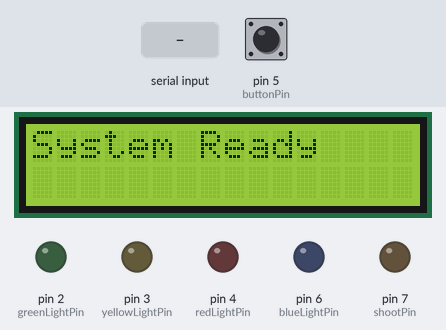
The sketch below on a simulated Arduino Uno, built with avr-gcc and run on an emulated ATmega328P. On the bench: 16×2 character LCD, output pins drawn as LEDs (lit = HIGH). The inputs (shaded band) are chosen by the test bench; at power-on: pin 5 (buttonPin) HIGH. What the sketch prints to the serial monitor is not drawn.

Above: at 0.1 s.
3.3 s: "idle\n" received over Serial
At 3.6 s:
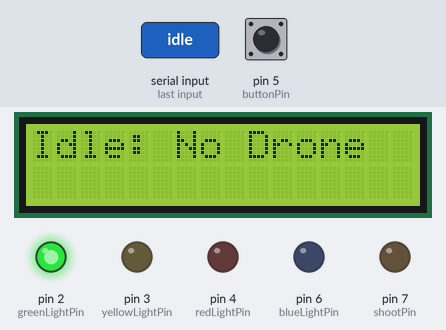
4.8 s: "tracking\n" received over Serial
At 6.0 s:
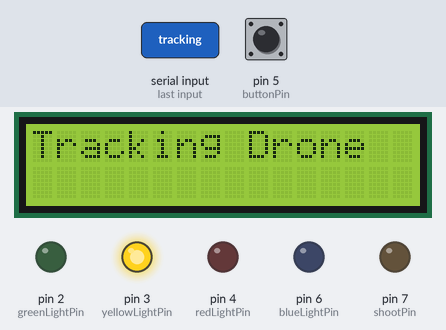
6.3 s: "fire_tracking\n" received over Serial
At 7.1 s:
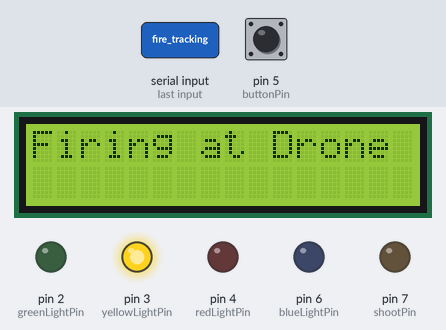
7.8 s: pin 5 (buttonPin) pulled LOW for 0.15 s
At 8.1 s:
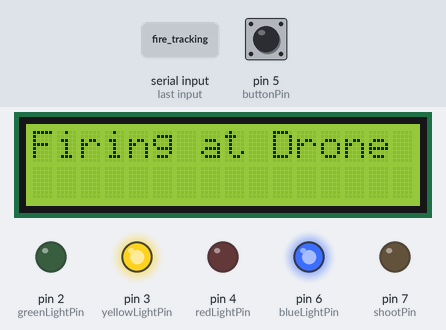
9.4 s: "fire_tracking\n" received over Serial
At 10.6 s:
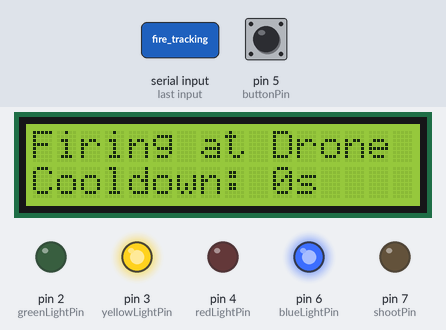
10.9 s: pin 5 (buttonPin) pulled LOW for 1 s
At 11.6 s:
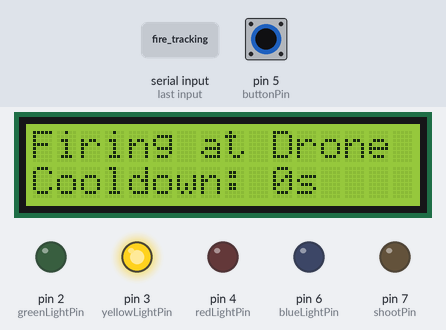
Timing chart, 0 to 13.9 s (numbered marks = the images above; inputs shaded):
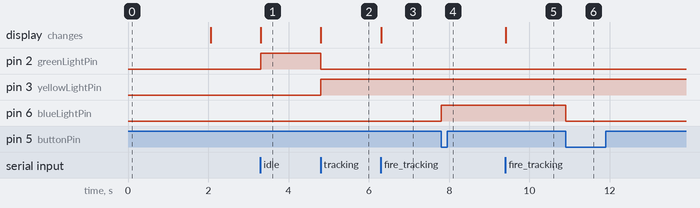

Measured:
- after the input at 3.3 s, pin 2 (greenLightPin): LOW → HIGH at once; the display: changes at once (image 1)
- after the input at 4.8 s, pin 2 (greenLightPin): HIGH → LOW at once; pin 3 (yellowLightPin): LOW → HIGH at once; the display: changes at once (image 2)
- after the input at 6.3 s, the display: changes at once (image 3)
- after the input at 7.8 s, pin 6 (blueLightPin): LOW → HIGH at once
- after the input at 9.4 s, the display: changes at once (image 5)
- after the input at 10.9 s, pin 6 (blueLightPin): HIGH → LOW at once

The sketch:

FireMode.ino
```cpp
#include <LiquidCrystal.h>

// Initialize the LCD with pin assignments
LiquidCrystal lcd(8, 9, 10, 11, 12, 13);  // RS, EN, D4, D5, D6, D7

int greenLightPin = 2;
int yellowLightPin = 3;
int redLightPin = 4;
int blueLightPin = 6;  // Fire mode light
int buttonPin = 5;     // Pin for fire mode button
int shootPin = 7;      // Pin to send 5V signal to shoot mechanism

bool fire_mode = false;          // Fire mode state
bool lastButtonState = HIGH;     // Store the last button state (HIGH = not pressed)
unsigned long lastFireTime = 0;  // Stores the time when the red light was last activated
const unsigned long fireCooldown = 10000;  // 10-second cooldown for firing

void setup() {
  // Initialize LCD
  lcd.begin(16, 2);  // Set up the 16x2 LCD
  lcd.print("System Ready");  // Print initial message
  delay(2000);  // Display for 2 seconds
  lcd.clear();  // Clear the screen after 2 seconds

  // Initialize LED and button pins
  pinMode(greenLightPin, OUTPUT);
  pinMode(yellowLightPin, OUTPUT);
  pinMode(redLightPin, OUTPUT);
  pinMode(blueLightPin, OUTPUT);
  pinMode(shootPin, OUTPUT);      // Output pin for firing mechanism
  pinMode(buttonPin, INPUT_PULLUP);  // Use internal pull-up for button pin

  Serial.begin(115200);  // Initialize serial communication
  Serial.println("Arduino ready");
}

void loop() {
  // Read the current state of the button
  int buttonState = digitalRead(buttonPin);

  // Toggle fire mode when button is pressed (change from HIGH to LOW)
  if (buttonState == LOW && lastButtonState == HIGH) {
    fire_mode = !fire_mode;  // Toggle fire mode
    Serial.print("Fire mode toggled: ");
    Serial.println(fire_mode ? "ON" : "OFF");

    // Control the blue light based on fire mode
    digitalWrite(blueLightPin, fire_mode ? HIGH : LOW);  // Fire mode ON or OFF

    delay(200);  // Debounce delay to prevent multiple toggles from one press
  }

  // Update last button state
  lastButtonState = buttonState;

  // Handle serial commands for tracking
  if (Serial.available() > 0) {
    String command = Serial.readStringUntil('\n');
    Serial.print("Command received: ");
    Serial.println(command);

    // Clear LCD before displaying new information
    lcd.clear();

    if (command == "idle") {
      // No drone detected
      Serial.println("No drone detected. Idle mode.");
      lcd.print("Idle: No Drone");        // Update LCD
      digitalWrite(greenLightPin, HIGH);  // Green light ON (idle)
      digitalWrite(yellowLightPin, LOW);  // Yellow light OFF (not tracking)
      digitalWrite(redLightPin, LOW);     // Red light OFF (fire mode inactive)
      digitalWrite(shootPin, LOW);        // Turn off the shooting mechanism
    } else if (command == "tracking") {
      // Drone detected and tracking
      Serial.println("Drone detected. Tracking mode.");
      lcd.print("Tracking Drone");        // Update LCD
      digitalWrite(greenLightPin, LOW);   // Green light OFF (drone detected)
      digitalWrite(yellowLightPin, HIGH); // Yellow light ON (tracking)
      digitalWrite(redLightPin, LOW);     // Red light OFF (only active in fire mode)
    } else if (command == "fire_tracking") {
      // Fire mode is on and a drone is being tracked
      Serial.println("Drone detected and fire mode is ON. Fire tracking mode.");
      lcd.setCursor(0, 0);
      lcd.print("Firing at Drone");       // Update LCD on first line

      unsigned long currentTime = millis();
      unsigned long timeUntilFire = (fireCooldown - (currentTime - lastFireTime)) / 1000;  // Time until next fire in seconds

      // Check if the cooldown period has passed
      if (fire_mode && (currentTime - lastFireTime >= fireCooldown)) {
        // Fire mode is active and cooldown period has passed
        Serial.println("Fire mode is active, firing now.");
        digitalWrite(redLightPin, HIGH);  // Red light ON (ready to fire)
        digitalWrite(shootPin, HIGH);     // Output 5V signal to shoot mechanism
        delay(100);  // Fire for 100ms
        digitalWrite(shootPin, LOW);      // Turn off shooting signal after firing
        lastFireTime = currentTime;       // Reset the cooldown timer
      } else if (fire_mode && (currentTime - lastFireTime < fireCooldown)) {
        // Fire mode is active, but the system is cooling down
        lcd.setCursor(0, 1);  // Move to second line
        lcd.print("Cooldown: ");
        lcd.print(timeUntilFire);  // Print remaining cooldown time
        lcd.print("s");

        Serial.println("Cooldown active, cannot fire yet.");
        digitalWrite(redLightPin, LOW);   // Red light OFF during cooldown
      }

      // During tracking in fire mode, yellow light should still be ON
      digitalWrite(greenLightPin, LOW);   // Green light OFF (not idle)
      digitalWrite(yellowLightPin, HIGH); // Yellow light ON (tracking)
    }
  }
}
```
